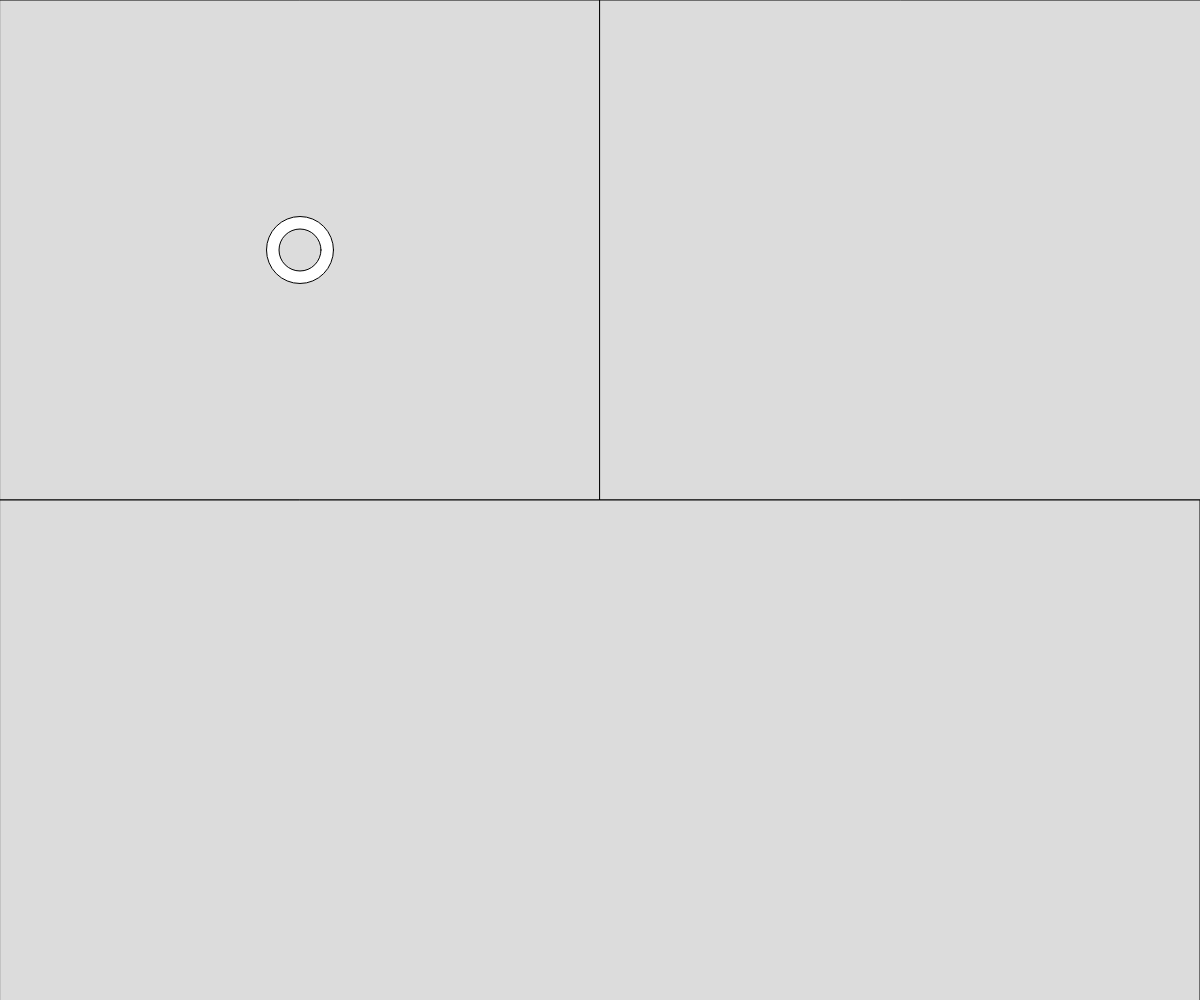
Frame 1 (no input)
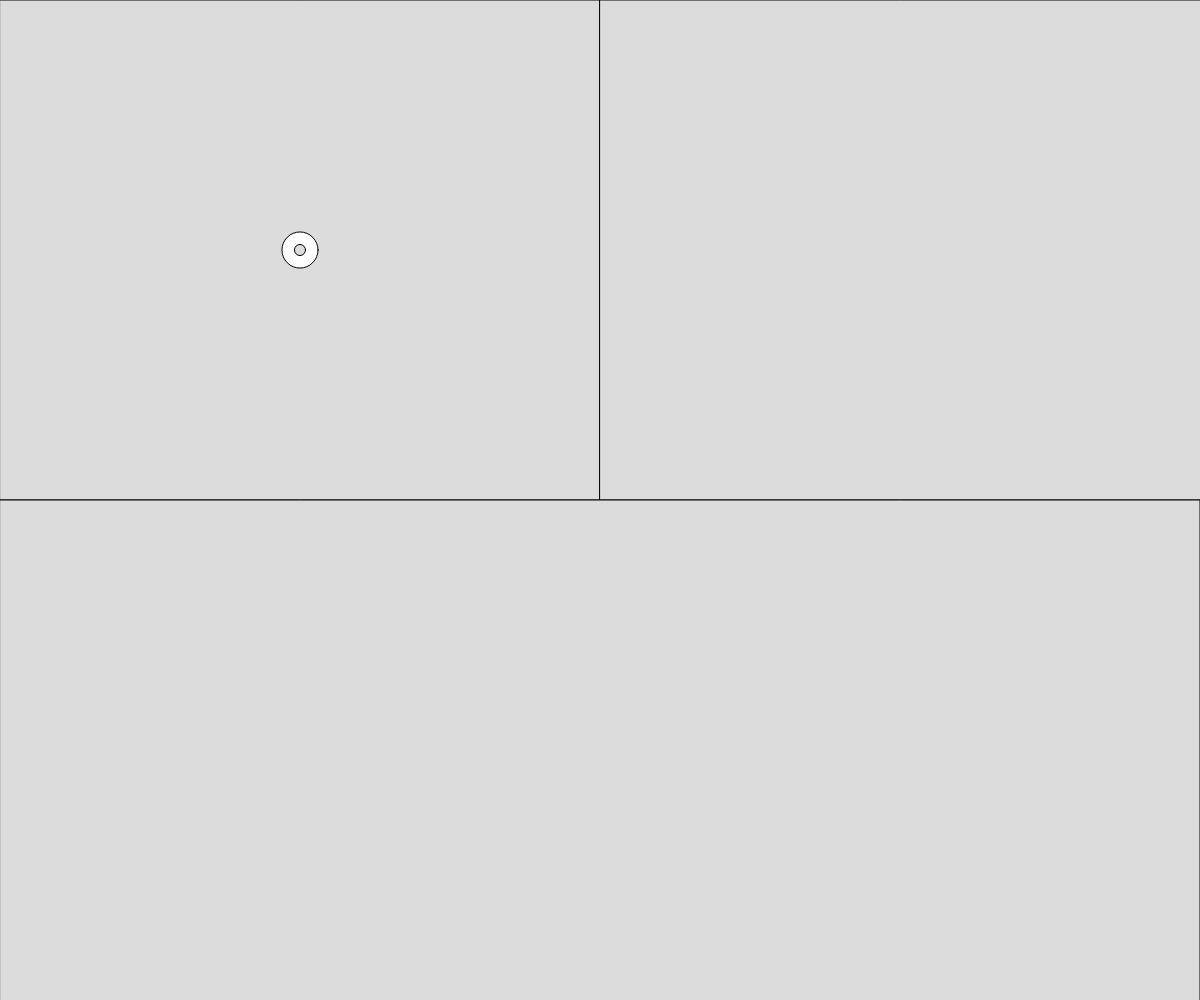
Frame 60 (no input)
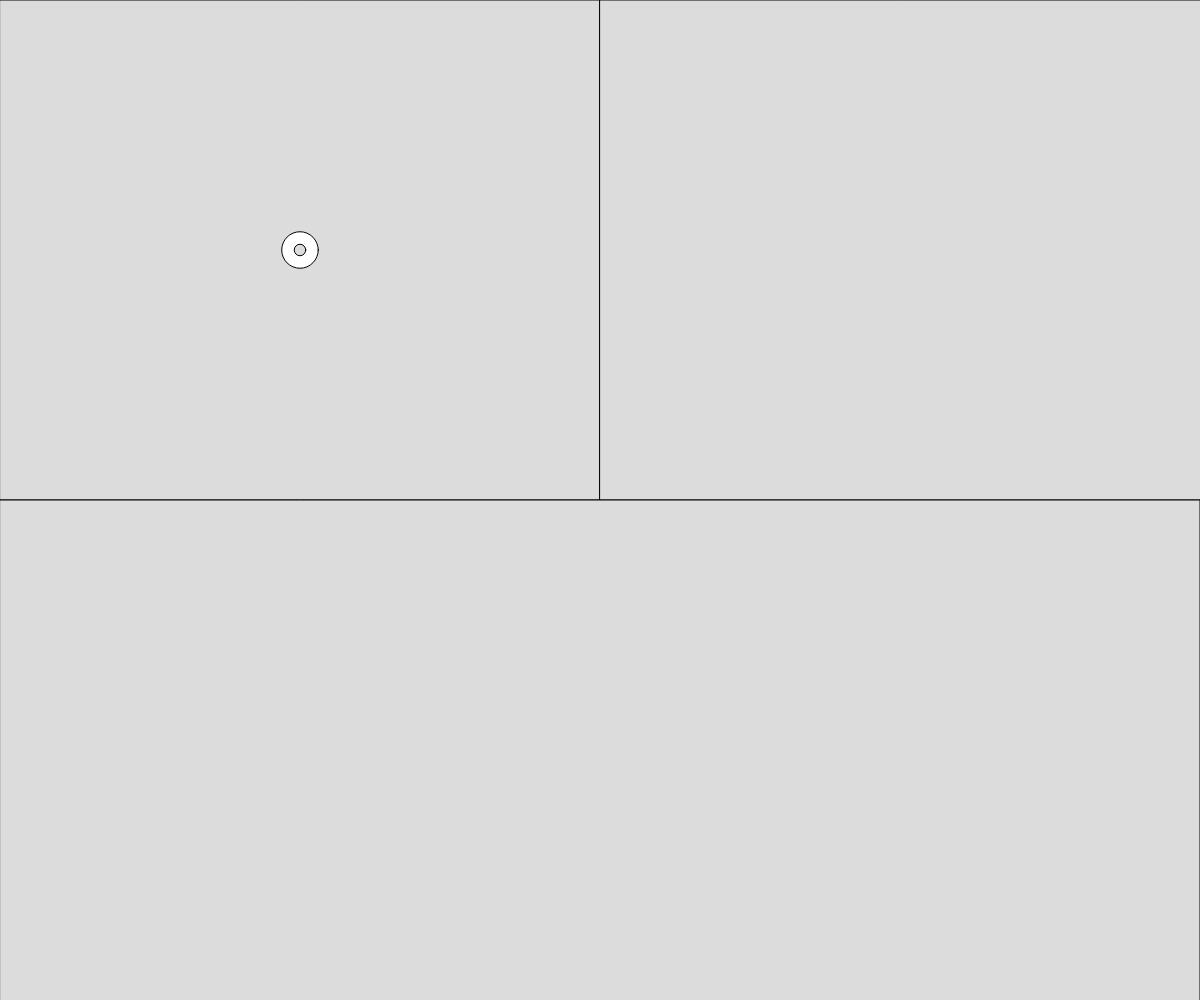
Frame 120 (the mouse pressed at the canvas centre since frame 60)

The p5.js sketch that drew these frames (run headless with seeded random() and noise() and a simulated clock; from frame 60 on, the mouse is pressed at the canvas centre):

// p5.js sketch
// ── sketch.js
// Project Title
// Your Name
// Date
//
// Extra for Experts:
// - describe what you did to take this project "above and beyond"

let time=0;


function setup() {
  createCanvas(windowWidth, windowHeight);
}

function partitions() {
  fill(220);
  rect(0,0,width/2,height/2);
  rect(width/2,0, width, height/2);
  rect(0,height/2, width, height);
  fill(255);
}

function donut() {
  donutWidth = 25;
  diameter = map(noise(time),0,1,0,100);
  circle(width/4,height/4,diameter);
  fill(220);
  circle(width/4,height/4,(diameter-donutWidth));
}

function draw() {
  partitions();
  donut();
  time+=0.01;
}
